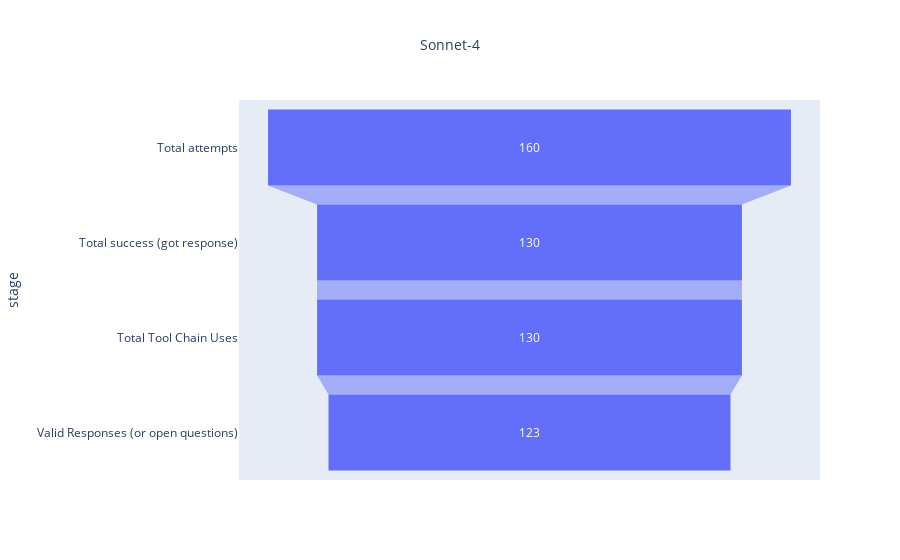

The notebook cell saved with this chart:
### Code cell
data = dict(
    number=[total_attempts, total_suscesses, total_tool_chains, not_invalid],
    stage=["Total attempts", "Total success (got response)", "Total Tool Chain Uses", "Valid Responses (or open questions)"])

# color_discrete_map={
#         "Total attempts": "#636EFA",
#         "Total success (got response)": "#00CC96",
#         "Total Tool Chain Uses": "#AB63FA",
#         "Valid Responses (or open questions)": "#FFA15A"
#     }

fig = px.funnel(data, x='number', y='stage', title=model.title(), 
                #color="stage", 
                #color_discrete_map=color_discrete_map
                )
fig.update_layout(title_font_size=14, title_x=0.5)  # optional tweaks
fig.show()

### Figure 1 — Plotly figure (JSON) as saved in the notebook; plotly's stock layout.template omitted (floating-point values rounded to 4 significant figures)
{"data": [{"hovertemplate": "number=%{x}<br>stage=%{y}<extra></extra>", "legendgroup": "", "marker": {"color": "#636efa"}, "name": "", "orientation": "h", "showlegend": false, "type": "funnel", "x": [160, 130, 130, 123], "xaxis": "x", "y": ["Total attempts", "Total success (got response)", "Total Tool Chain Uses", "Valid Responses (or open questions)"], "yaxis": "y"}], "layout": {"legend": {"tracegroupgap": 0}, "title": {"font": {"size": 14}, "text": "Sonnet-4", "x": 0.5}, "xaxis": {"anchor": "y", "domain": [0, 1], "title": {"text": "number"}}, "yaxis": {"anchor": "x", "domain": [0, 1], "title": {"text": "stage"}}}}
